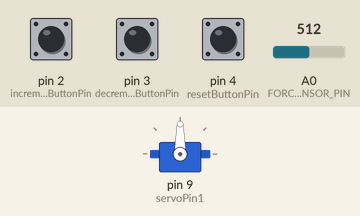
This sketch was run on a simulated Arduino Uno, built with avr-gcc and run on an emulated ATmega328P. Parts: servo. The inputs (shaded band) are chosen by the test bench; at power-on: A0 (FORCE_SENSOR_PIN) = 512, pin 2 (incrementButtonPin) HIGH, pin 3 (decrementButtonPin) HIGH, pin 4 (resetButtonPin) HIGH.

Above: at 1.2 s.
1.3 s: A0 (FORCE_SENSOR_PIN) set to 492
At 1.7 s:
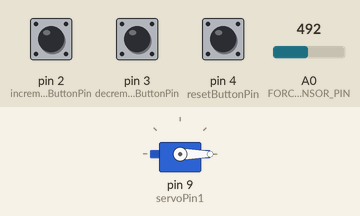
2.8 s: pin 2 (incrementButtonPin) pulled LOW for 0.15 s
At 3.6 s:
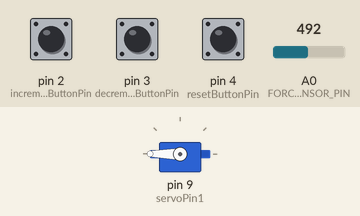
4.4 s: pin 3 (decrementButtonPin) pulled LOW for 1 s
At 6.0 s:
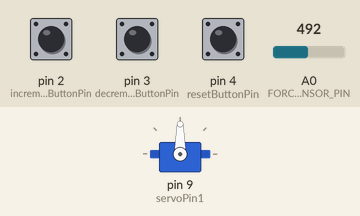
6.9 s: pin 3 (decrementButtonPin) pulled LOW for 3.2 s
At 10.8 s:
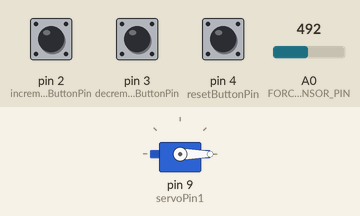
Timing chart, 0 to 12.3 s (numbered marks = the images above; inputs shaded):
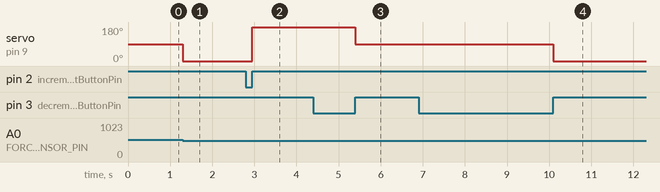

The sketch:

AutoTighteningShoe.ino
```cpp
// Authors: Kaibo Huang, Luck Xing
// Course: TER4M1-1
// Date: Jan 22, 2023
// Assignment: Culminating Activity
// Description: This is code for the self tying laces.
// This code has the ability to read the pressure inside the shoe and automatically tighten and lossen based on the pressure
// You can also tighten, loosen, and reset the tightness of the shoe by pressing buttons manually

#include <Servo.h>

#define FORCE_SENSOR_PIN A0 //declare force pin

// declaring servo pins
int servoPin1 = 9;
Servo Servo1;

//button pins
const int incrementButtonPin = 2;
const int decrementButtonPin = 3;
const int resetButtonPin = 4;

int variableToManipulate = 90;  // Initial value for the servo

//initial button states
int previousIncrementButtonState = HIGH;
int previousDecrementButtonState = HIGH;
int previousResetButtonState = HIGH;

//assign force reading pins
unsigned long lastForceAbove500Time = 0;
unsigned long lastForceBelow500Time = 0;
bool tighteningInProgress = false;
bool looseningInProgress = false;

void setup() {
  Serial.begin(9600);

  //assign pins to each button
  pinMode(incrementButtonPin, INPUT_PULLUP);
  pinMode(decrementButtonPin, INPUT_PULLUP);
  pinMode(resetButtonPin, INPUT_PULLUP);

  //attach servo to pin
  Servo1.attach(servoPin1);
}

void loop() {
  // read force reading
  int analogReading = analogRead(FORCE_SENSOR_PIN);

  // get button state
  int currentIncrementButtonState = digitalRead(incrementButtonPin);
  int currentDecrementButtonState = digitalRead(decrementButtonPin);
  int currentResetButtonState = digitalRead(resetButtonPin);

  // Increment button logic
  if (currentIncrementButtonState == HIGH && previousIncrementButtonState == LOW) {
    variableToManipulate += 90;

    Servo1.write(variableToManipulate);  // Move the servo to the new position
    delay(2000);  // Delay for 2 seconds to avoid rapid button presses
  }

  // Decrement button logic
  if (currentDecrementButtonState == HIGH && previousDecrementButtonState == LOW) {
    variableToManipulate -= 90;

    Servo1.write(variableToManipulate);  // Move the servo to the new position
    delay(2000);  // Delay for 2 seconds to avoid rapid button presses
  }

  // Reset button logic
  if (currentResetButtonState == HIGH && previousResetButtonState == LOW) {
    variableToManipulate = 90;

    Servo1.write(variableToManipulate);  // Move the servo to the reset position
    delay(2000);  // Delay for 2 seconds to avoid rapid button presses
  }

  // Force sensor logic
  if (analogReading > 500) {
    if (!tighteningInProgress && millis() - lastForceBelow500Time > 1000) {
      // Force has been consistently above 500 for a second
      Servo1.write(90);  // Set servo to 90 degrees (tighten)
      tighteningInProgress = true;
      looseningInProgress = false;
    }
  } else {
    if (!looseningInProgress && millis() - lastForceAbove500Time > 1000) {
      // Force has been consistently below 500 for a second
      Servo1.write(0);  // Set servo to 0 degrees (loosen)
      looseningInProgress = true;
      tighteningInProgress = false;
    }
  }

  // Reset the tightening/loosening flags when force is within the threshold
  if (tighteningInProgress && analogReading <= 500) {
    tighteningInProgress = false;
  }

  if (looseningInProgress && analogReading > 500) {
    looseningInProgress = false;
  }

  // Update button states for the next iteration
  previousIncrementButtonState = currentIncrementButtonState;
  previousDecrementButtonState = currentDecrementButtonState;
  previousResetButtonState = currentResetButtonState;
}
```

Measured:
- the behaviour switches between 501 and 500 on A0 (FORCE_SENSOR_PIN) (found by bisection; images 0 and 1)
- after the input at 1.3 s, servo on pin 9 (servoPin1): 90° → 0° at once
- after the input at 2.8 s, servo on pin 9 (servoPin1): 0° → 180° after 0.15 s
- after the input at 4.4 s, servo on pin 9 (servoPin1): 180° → 90° after 1.0 s
- after the input at 6.9 s, servo on pin 9 (servoPin1): 90° → 0° after 3.2 s
